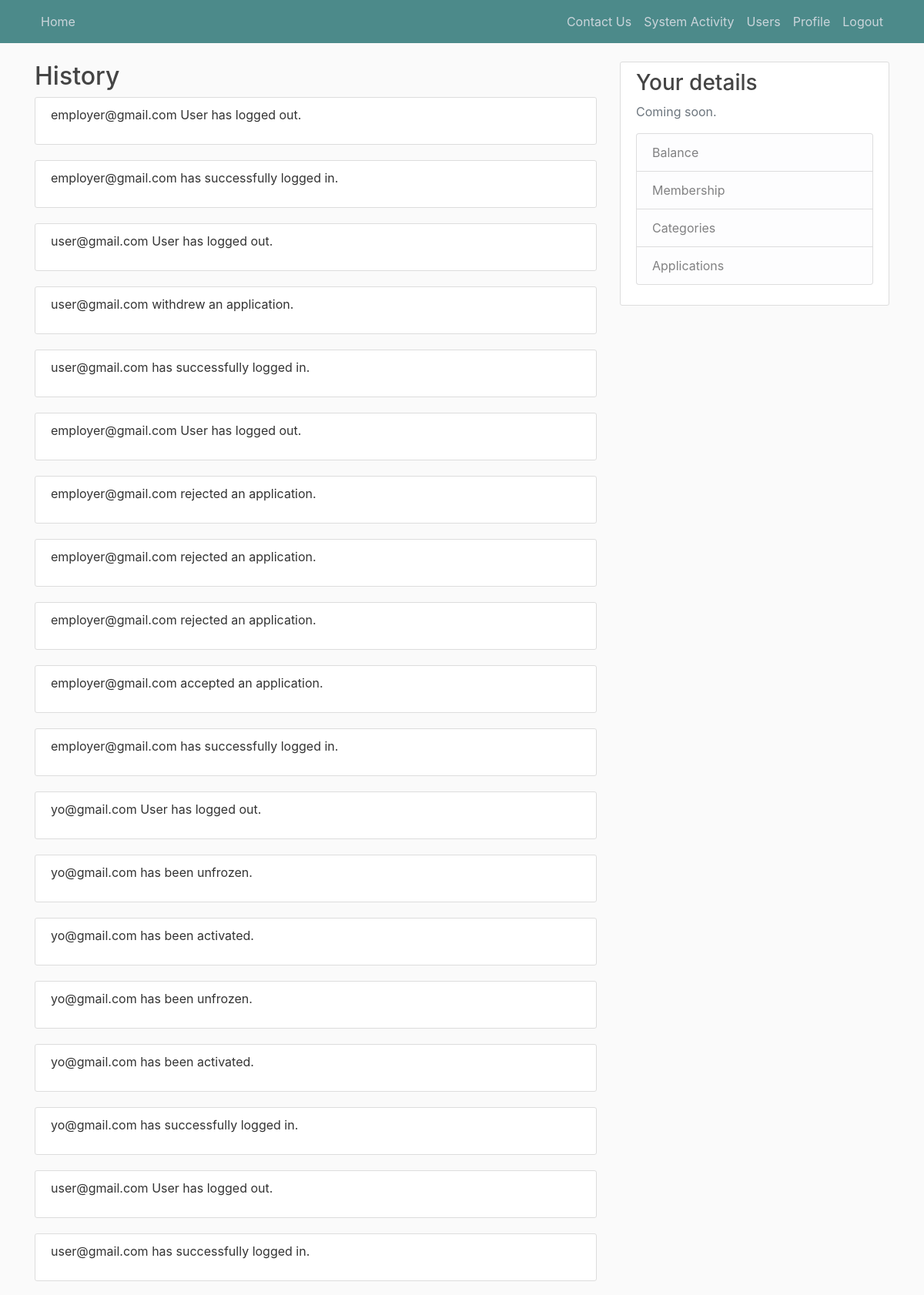
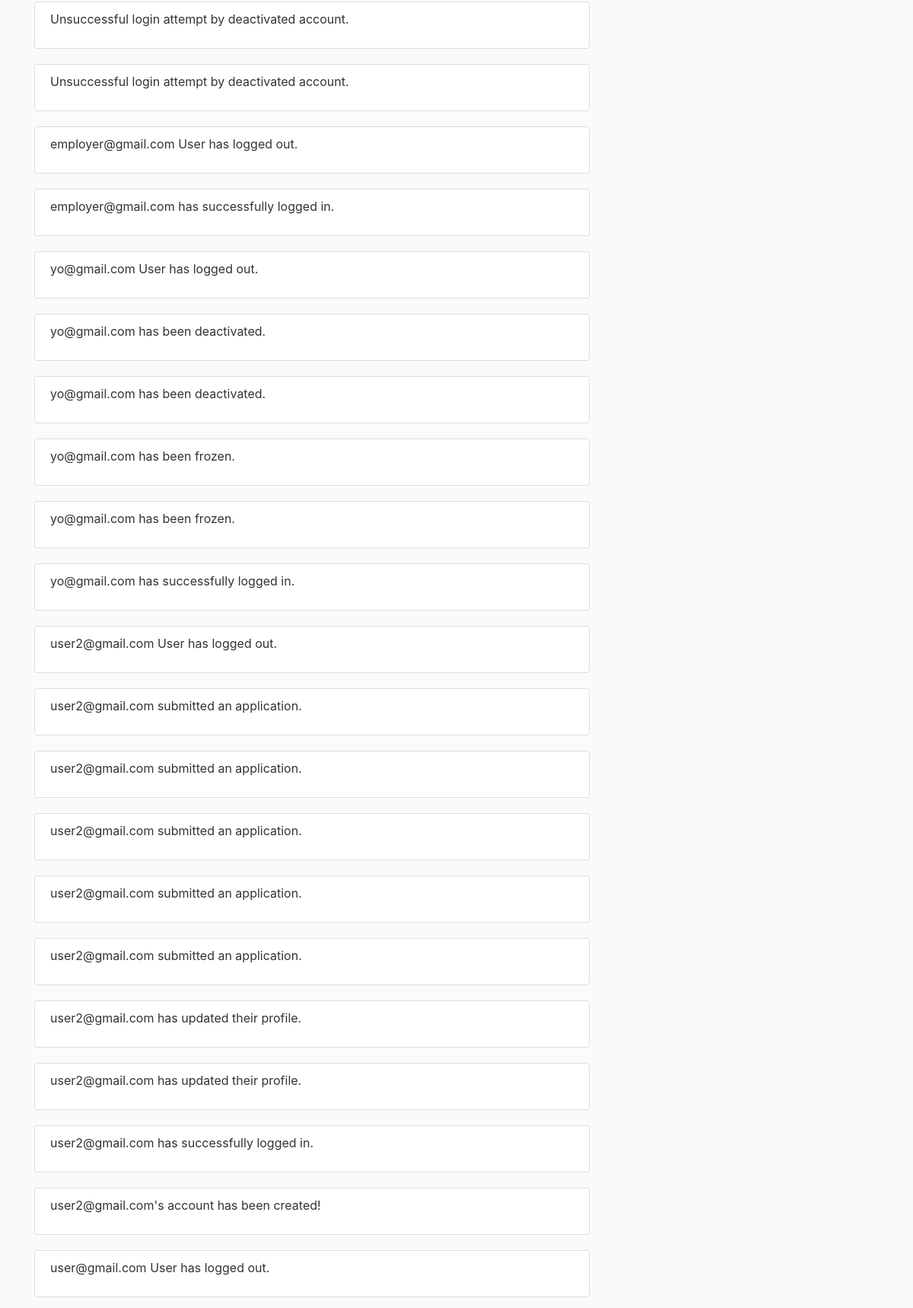
The page /history (signed in, upper part) on the database its author committed (2 pictures, top to bottom).
### MainProject/models.py (models this page shows)
class History(db.Model):
    id = db.Column(db.Integer, primary_key=True)
    content = db.Column(db.Text, nullable=False)
    date_posted = db.Column(db.DateTime, nullable=False, default=datetime.utcnow)

### MainProject/routes.py (the view)
@app.route("/history", methods=['GET', 'POST'])
@login_required
def history():
    history = History.query.order_by(History.date_posted.desc())
    return render_template('system_activity.html', title='History', history=history)

### MainProject/models.py (called while the page is built)
@login_manager.user_loader
def load_user(user_id):
    return User.query.get(int(user_id))

### MainProject/templates/system_activity.html
{% extends "baseTemplate.html" %}
{% block content %}
     <h2>{{ title }}</h2>
    {% for history in history %}
        <article class="media content-section">
          <div class="media-body">
            <p class="article-content">{{ history.content }}</p>
          </div>
        </article>
    {% endfor %}
{% endblock content %}

### MainProject/static/styles.css (style rules this page uses)
body { background: #fafafa; color: #333333; margin-top: 5rem; }
h1, h2, h3, h4, h5, h6 { color: #444444; }
.content-section { background: #ffffff; padding: 10px 20px; border: 1px solid #dddddd; border-radius: 3px; margin-bottom: 20px; }
.article-content { white-space: pre-line; }

### rows shown on the page
History: content "employer@gmail.com User has logged out."
History: content "employer@gmail.com has successfully logged in."
History: content "user@gmail.com User has logged out."
History: content "user@gmail.com withdrew an application."
History: content "user@gmail.com has successfully logged in."
History: content "employer@gmail.com User has logged out."
History: content "employer@gmail.com rejected an application."
History: content "employer@gmail.com rejected an application."
History: content "employer@gmail.com rejected an application."
History: content "employer@gmail.com accepted an application."
History: content "employer@gmail.com has successfully logged in."
History: content "yo@gmail.com User has logged out."
History: content "yo@gmail.com has been unfrozen."
History: content "yo@gmail.com has been activated."
History: content "yo@gmail.com has been unfrozen."
History: content "yo@gmail.com has been activated."
History: content "yo@gmail.com has successfully logged in."
History: content "user@gmail.com User has logged out."
History: content "user@gmail.com has successfully logged in."
History: content "Unsuccessful login attempt by deactivated account."
History: content "Unsuccessful login attempt by deactivated account."
History: content "employer@gmail.com User has logged out."
History: content "employer@gmail.com has successfully logged in."
History: content "yo@gmail.com User has logged out."
History: content "yo@gmail.com has been deactivated."
History: content "yo@gmail.com has been deactivated."
History: content "yo@gmail.com has been frozen."
History: content "yo@gmail.com has been frozen."
History: content "yo@gmail.com has successfully logged in."
History: content "user2@gmail.com User has logged out."
History: content "user2@gmail.com submitted an application."
History: content "user2@gmail.com submitted an application."
History: content "user2@gmail.com submitted an application."
History: content "user2@gmail.com submitted an application."
History: content "user2@gmail.com submitted an application."
History: content "user2@gmail.com has updated their profile."
History: content "user2@gmail.com has updated their profile."
History: content "user2@gmail.com has successfully logged in."
History: content "user2@gmail.com's account has been created!"
History: content "user@gmail.com User has logged out."

### other values the page prints
{{ title }} "History"
